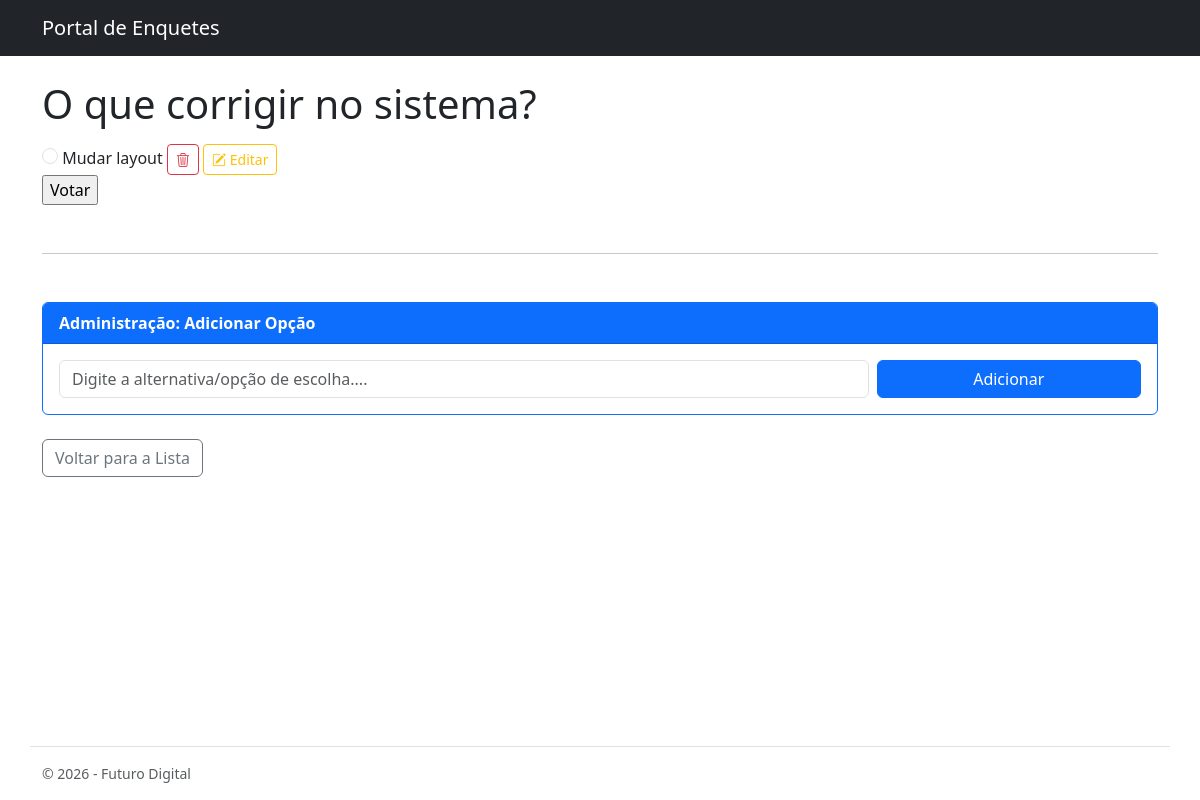
Screenshot of /3/ with the database file from the repository.
### enquetes/models.py (models this page shows, shortened)
class Questao(models.Model):
    descricao = models.CharField(max_length=200)
    data_pub = models.DateTimeField("Data de publicação")
    class Meta:
        verbose_name = "Questão"
        verbose_name_plural = "Questões"

class Alternativa(models.Model):
    questao = models.ForeignKey(Questao, on_delete=models.CASCADE)
    descricao = models.CharField(max_length=200)
    votos = models.IntegerField(default=0)
    class Meta:
        verbose_name = "Alternativa"
        verbose_name_plural = "Alternativas"

### enquetes/views.py (the view)
# urls.py: path('<int:questao_id>/', views.detalhe, name='detalhe'),
def detalhe(request, questao_id):
    questao = get_object_or_404(Questao, pk=questao_id)
    form_alternativa = AlternativaForm()
    context = {
        'questao': questao,
        'form_alternativa': form_alternativa
    }
    return render(request, "enquetes/detalhe.html", context)

### enquetes/forms.py
class AlternativaForm(forms.ModelForm):
    class Meta:
        model = Alternativa
        fields = ['descricao']
        widgets = {
            'descricao': forms.TextInput(attrs={'class':    'form-control', 'placeholder': 'Digite a alternativa/opção de escolha....'}),
        }

### enquetes/templates/enquetes/detalhe.html (shortened to what this page needs)
{% extends 'enquetes/base.html' %}
{% block content %}
<form action="{% url 'enquetes:voto' questao.id %}" method="post">
  <fieldset>
    <legend><h1>{{ questao.descricao }}</h1></legend>
    {% for alternativa in questao.alternativa_set.all %}
        <input type="radio" class="form-check-input" name="alternativa" id="alternativa{{ forloop.counter }}" value="{{ alternativa.id }}" />
        <label class="form-check-label" for="alternativa{{ forloop.counter }}">{{ alternativa.descricao }}</label>
          <button type="submit" form="form_excluir_alternativa_{{ alternativa.id }}" class="btn btn-sm btn-outline-danger" onclick="return confirm('Tem certeza que deseja excluir esta alternativa?')"><i class="bi bi-trash3"></i></button>
          <a href="{% url 'enquetes:editar_alternativa' alternativa.id %}" class="btn btn-sm btn-outline-warning"><i class="bi bi-pencil-square"></i> Editar</a>
        <br>
    {% endfor %}
  </fieldset>
  <input type="submit" value="Votar" />
</form>
<hr class="my-5" />
<div class="card border-primary">
  <div class="card-header bg-primary text-white">
    <strong>Administração: Adicionar Opção</strong>
  </div>
  <div class="card-body">
    <form
      action="{% url 'enquetes:nova_alternativa' questao.id %}"
      method="post"
    >
      <div class="row g-2">
        <div class="col-md-9">{{ form_alternativa.descricao }}</div>
        <div class="col-md-3">
          <button type="submit" class="btn btn-primary w-100">Adicionar</button>
        </div>
      </div>
    </form>
  </div>
</div>
<div class="mt-4">
  <a href="{% url 'enquetes:index' %}" class="btn btn-outline-secondary">Voltar para a Lista</a>
</div>
{% endblock %}

### rows the page displays
Questao: descricao "O que corrigir no sistema?"
Alternativa: descricao "Mudar layout"
